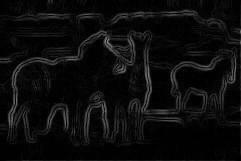
%> input picture hw2/Problem4/Mag_seg_bsds_253027.jpg, 241 x 161 px
$ octave --eval "result = difference_filter(imread('Mag_seg_bsds_253027.jpg'));"   (GNU Octave 9; MATLAB toolbox functions it lacks are replaced by stand-ins)
%> lines starting %> are read from the running program, lines starting %| are printed output that depends on the picture
function [mag,theta] = difference_filter(I)
% compute magnitude and theta of image Ifunction[mag, theta]=difference_filter(img)
Dx=[0 0 0;-1 0 1;0 0 0];
Dy=[0 -1 0;0 0 0; 0 1 0];
nc=size(I,3);
%> nc = 3

for c=1:nc
    diffx(:,:,c)=conv2(double(I(:,:,c)),Dx,'same');
    diffy(:,:,c)=conv2(double(I(:,:,c)),Dy,'same');
    mag(:,:,c)=sqrt(diffx(:,:,c).^2+diffy(:,:,c).^2);
end
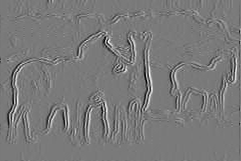
%> diffx: size 161x241x3 double; min -108, max 117, mean -0.1; drawn with min black and max white
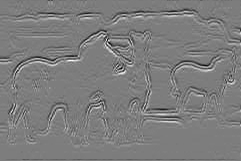
%> diffy: size 161x241x3 double; min -100, max 103, mean -0.1; drawn with min black and max white
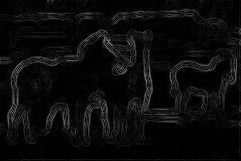
%> mag: size 161x241x3 double; min 0, max 130.4, mean 11.7
theta=zeros(size(I,1),size(I,2));

for i=1:size(I,1)
    for j=1:size(I,2)
        if max(mag(i,j,:))==mag(i,j,1)
            theta(i,j)=atan(diffy(i,j,1)/diffx(i,j,1));
        else
            if max(mag(i,j,:))==mag(i,j,2)
             theta(i,j)=atan(diffy(i,j,2)/diffx(i,j,2));
            else
                theta(i,j)=atan(diffy(i,j,3)/diffx(i,j,3));
            end
        end
    end
end
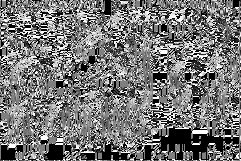
%> theta: size 161x241 double; 8.38% of the values are NaN or infinite; the others: min -1.57, max 1.57, mean 0.0169; drawn with min black, max white, NaN and infinite black
for i=1:nc
    mag(:,:,i)=uint8((mag(:,:,i)-min(min(mag(:,:,i))))...
        /(max(max(mag(:,:,i)))-min(min(mag(:,:,i))))*255);
end
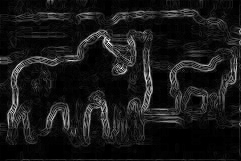
%> mag: size 161x241x3 double; min 0, max 255, mean 22.9

theta=theta-min(theta(:));

figure;
subplot(1,3,1), imshow(diffx(:,:,1),[]); title('x direction Channel R');
subplot(1,3,2), imshow(diffx(:,:,2),[]); title('x direction Channel G');
subplot(1,3,3), imshow(diffx(:,:,3),[]); title('x direction Channel B');
figure;
subplot(1,3,1), imshow(diffy(:,:,1),[]); title('y direction Channel R');
subplot(1,3,2), imshow(diffy(:,:,2),[]); title('y direction Channel G');
subplot(1,3,3), imshow(diffy(:,:,3),[]); title('y direction Channel B');

$ run again, on hw2/Problem4/Mag_seg_bsds_3096.jpg
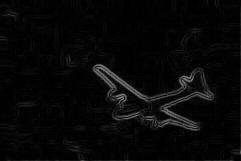
%> input picture hw2/Problem4/Mag_seg_bsds_3096.jpg, 241 x 161 px
%> after the loop in difference_filter, `for i=1:size(I,1)`:
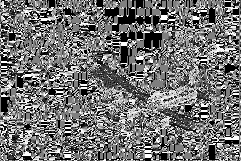
%> theta: size 161x241 double; 8.4% of the values are NaN or infinite; the others: min -1.57, max 1.57, mean -0.0229; drawn with min black, max white, NaN and infinite black
%> after the loop in difference_filter, `for i=1:nc`:
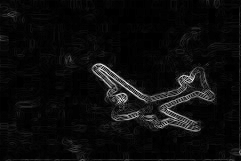
%> mag: size 161x241x3 double; min 0, max 255, mean 12.2

$ run again, on hw2/Problem4/Magg_seg_bsds_253027.jpg
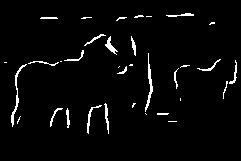
%> input picture hw2/Problem4/Magg_seg_bsds_253027.jpg, 241 x 161 px
%> after the loop in difference_filter, `for c=1:nc`:
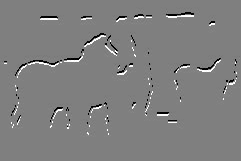
%> diffy: size 161x241x3 double; min -255, max 255, mean 0; mean of the top-left, top-right, bottom-left and bottom-right quarters -0.1, -0.4, 0.1, 0.4; drawn with min black and max white
%> after the loop in difference_filter, `for i=1:nc`:
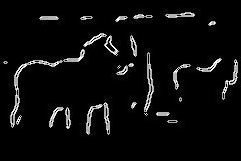
%> mag: size 161x241x3 double; min 0, max 255, mean 12.1
